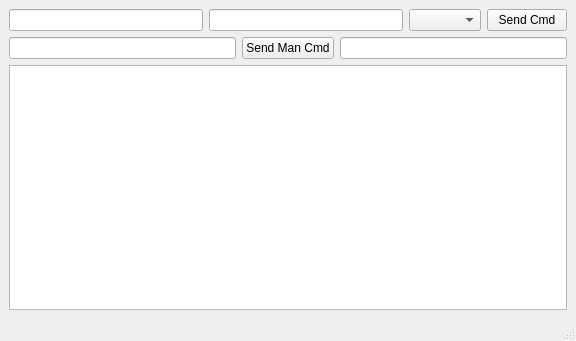
<?xml version="1.0" encoding="UTF-8"?>
<ui version="4.0">
 <class>MainWindow</class>
 <widget class="QMainWindow" name="MainWindow">
  <property name="geometry">
   <rect>
    <x>0</x>
    <y>0</y>
    <width>576</width>
    <height>341</height>
   </rect>
  </property>
  <property name="windowTitle">
   <string>MainWindow</string>
  </property>
  <widget class="QWidget" name="centralwidget">
   <layout class="QVBoxLayout" name="verticalLayout">
    <item>
     <layout class="QHBoxLayout" name="horizontalLayout">
      <item>
       <widget class="QLineEdit" name="qCmdLine_lineEdit">
        <property name="inputMask">
         <string/>
        </property>
        <property name="clearButtonEnabled">
         <bool>false</bool>
        </property>
       </widget>
      </item>
      <item>
       <widget class="QLineEdit" name="qValue_lineEdit">
        <property name="inputMask">
         <string/>
        </property>
        <property name="text">
         <string/>
        </property>
       </widget>
      </item>
      <item>
       <widget class="QComboBox" name="qMotorSelector_comboBox">
        <property name="editable">
         <bool>false</bool>
        </property>
        <property name="currentIndex">
         <number>-1</number>
        </property>
        <property name="maxVisibleItems">
         <number>20</number>
        </property>
        <property name="maxCount">
         <number>20</number>
        </property>
       </widget>
      </item>
      <item>
       <widget class="QPushButton" name="qSendCmd_pushButton">
        <property name="text">
         <string>Send Cmd</string>
        </property>
       </widget>
      </item>
     </layout>
    </item>
    <item>
     <layout class="QHBoxLayout" name="horizontalLayout_2">
      <item>
       <widget class="QLineEdit" name="qManualCmd_lineEdit"/>
      </item>
      <item>
       <widget class="QPushButton" name="qSendManualCmd_pushButton">
        <property name="text">
         <string>Send Man Cmd</string>
        </property>
       </widget>
      </item>
      <item>
       <widget class="QLineEdit" name="qAnswManualCmd_lineEdit"/>
      </item>
     </layout>
    </item>
    <item>
     <widget class="QTextEdit" name="qSerialMonitor_textEdit"/>
    </item>
   </layout>
  </widget>
  <widget class="QMenuBar" name="menubar">
   <property name="geometry">
    <rect>
     <x>0</x>
     <y>0</y>
     <width>576</width>
     <height>22</height>
    </rect>
   </property>
  </widget>
  <widget class="QStatusBar" name="statusbar"/>
 </widget>
 <resources/>
 <connections/>
</ui>
